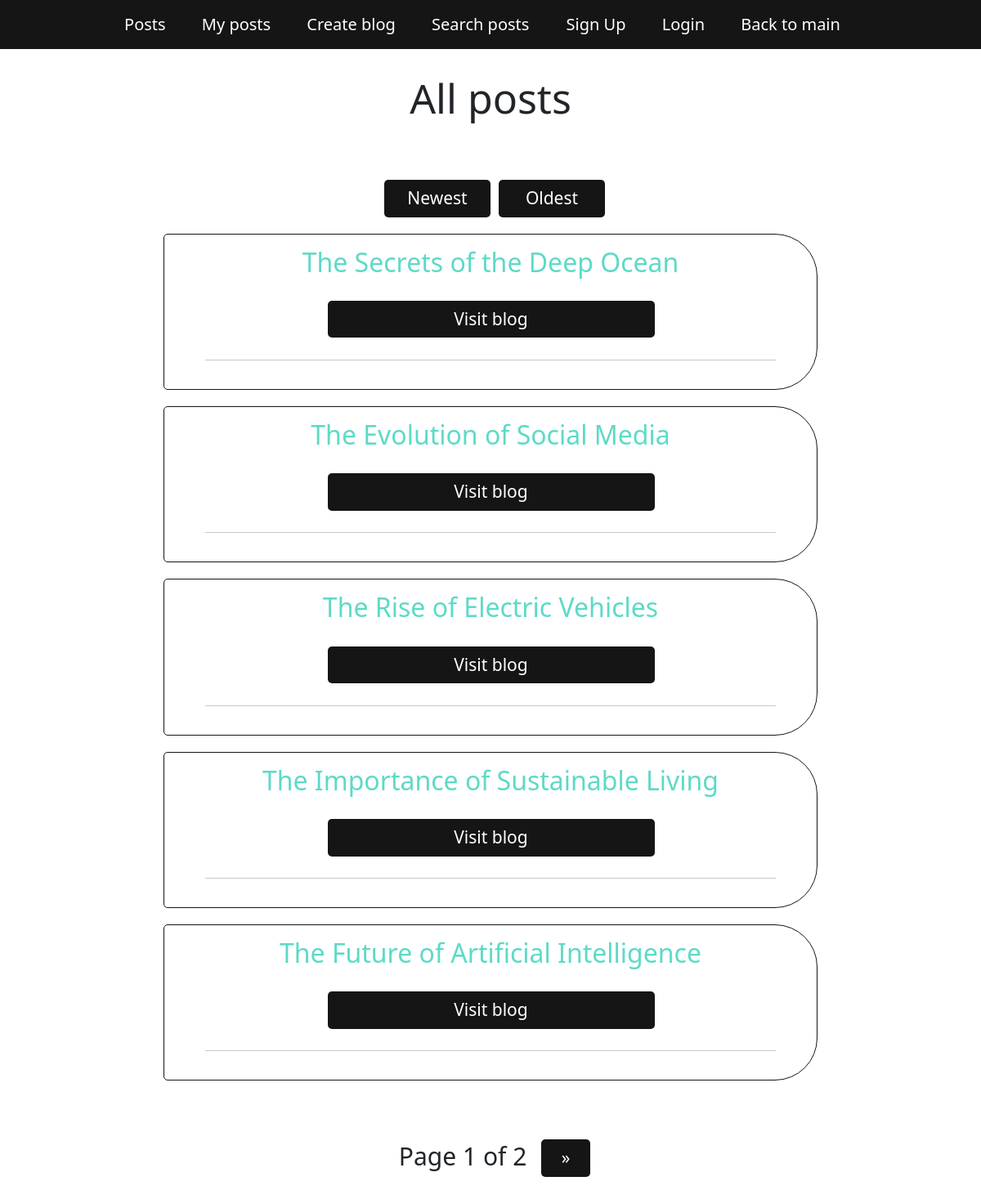
Page /blog/posts/ on the committed database.
### blog/models.py (models this page shows, shortened)
class BlogPost(models.Model):
   class Status(models.TextChoices):
      DRAFT = 'D', _('Draft')
      PUBLISHED = 'P', _('Published')
   title = models.CharField(max_length=200, validators=[MinLengthValidator(10)], verbose_name=_('Title'))
   text = models.TextField(validators=[MinLengthValidator(10)], verbose_name=_('Text'))
   owner = models.ForeignKey(settings.AUTH_USER_MODEL, on_delete=models.CASCADE, verbose_name=_('Owner'))
   created_at = models.DateTimeField(auto_now_add=True, verbose_name=_('Created At'))
   updated_at = models.DateTimeField(auto_now=True, verbose_name=_('Updated At'))
   slug = models.SlugField(max_length=200, null=False, unique=True, blank=True, verbose_name=_('Slug'))
   tags = TaggableManager(verbose_name=_('Tags'))
   published_at = models.DateTimeField(blank=True, null=True, default=None, verbose_name=_('Published At'))
   status = models.CharField(max_length=1, choices=Status, default=Status.DRAFT, verbose_name=_('Status'))
   objects = models.Manager()
   published_objects = PublishedBlogPostManager()

### blog/views.py (the view)
# urls.py: path('posts/', BlogListView.as_view(), name='posts'),
class BlogListView(ListView):
    paginate_by = 5
    model = BlogPost
    template_name = 'blog/blogpost_list.html'
    def get_queryset(self):
        sort_order = self.request.GET.get('sort', '-created_at')
        tag = self.request.GET.get('tag', None)
        queryset = BlogPost.published_objects.all()
        if tag:
            queryset = queryset.filter(tags__name__icontains=tag)
        return queryset.order_by(sort_order)

### blog/models.py (called while the page is built)
   def get_queryset(self):
      return super().get_queryset().filter(status=BlogPost.Status.PUBLISHED)

### blog/templates/blog/blogpost_list.html (shortened to what this page needs)
{% extends 'blog/base.html' %}
{% block content %}
    <h2 class="text-center" id="posts">All posts</h2>
    <main>
         <div class="sort-buttons">
            <a href="?sort=-created_at" class="btn">Newest</a>
            <a href="?sort=created_at" class="btn">Oldest</a>
        </div>
        {% for blogpost in page_obj %}
         <div class="post-info">
             <h2>{{ blogpost.title }}</h2>
            <a href="{% url 'blog:post' blogpost.slug %}" class="btn visit">
                Visit blog
            </a>
             <hr>
        </div>
        {% empty %}
            <p>No posts available.</p>
        {% endfor %}
    </main>
    <div class="pagination">
        <span class="step-links">
            <span class="current">
                Page {{ page_obj.number }} of {{ page_obj.paginator.num_pages }}
            </span>
            {% if page_obj.has_next %}
                <a href="?page={{ page_obj.next_page_number }}" class="btn" style="width: 60px">&raquo;</a>
            {% endif %}
        </span>
    </div>
{% endblock %}

### blog/static/blog/css/style.css (style rules this page uses)
:root { --primary-color: rgba(21, 21, 21, 0.24); --second-color: #5ddac7; --black-color: #151515; --error-color: #e50000; }
* { padding: 0; margin: 0; text-decoration: none; list-style: none }
.btn { color: white; background-color: var(--black-color); padding: 7px 22px; border-radius: 5px; font-size: 21px; transition: .2s ease-in; border: none; margin-top: 20px; width: 400px; }
main { margin-top: 50px; display: flex; justify-content: center; flex-direction: column; align-items: center; }
#posts { margin-top: 30px; font-size: 50px; }

### rows in the picture
BlogPost: title "The Secrets of the Deep Ocean"
BlogPost: title "The Evolution of Social Media"
BlogPost: title "The Rise of Electric Vehicles"
BlogPost: title "The Importance of Sustainable Living"
BlogPost: title "The Future of Artificial Intelligence"

### other values in the picture
{{ page_obj.number }} "1"
{{ page_obj.paginator.num_pages }} "2"
